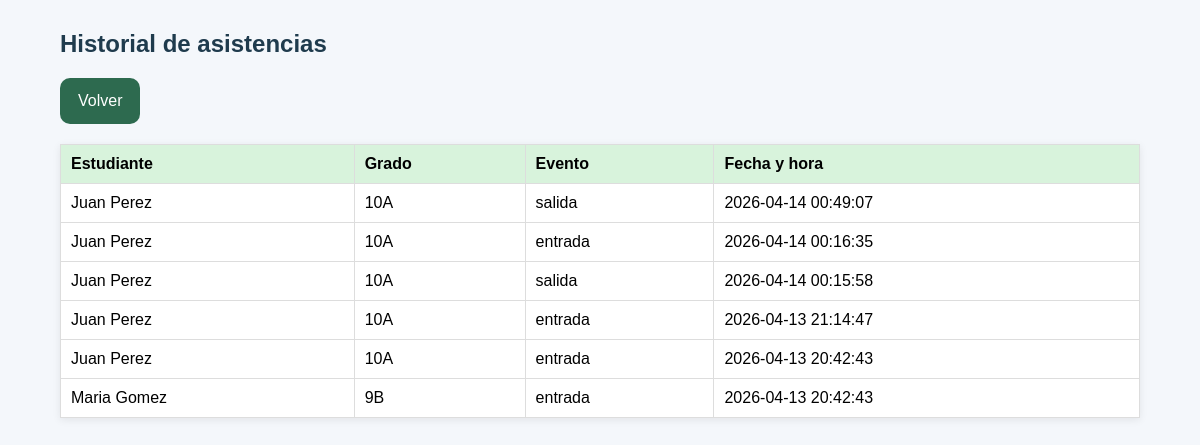
The page /coordinador/historial (signed in) on the database as committed earlier.
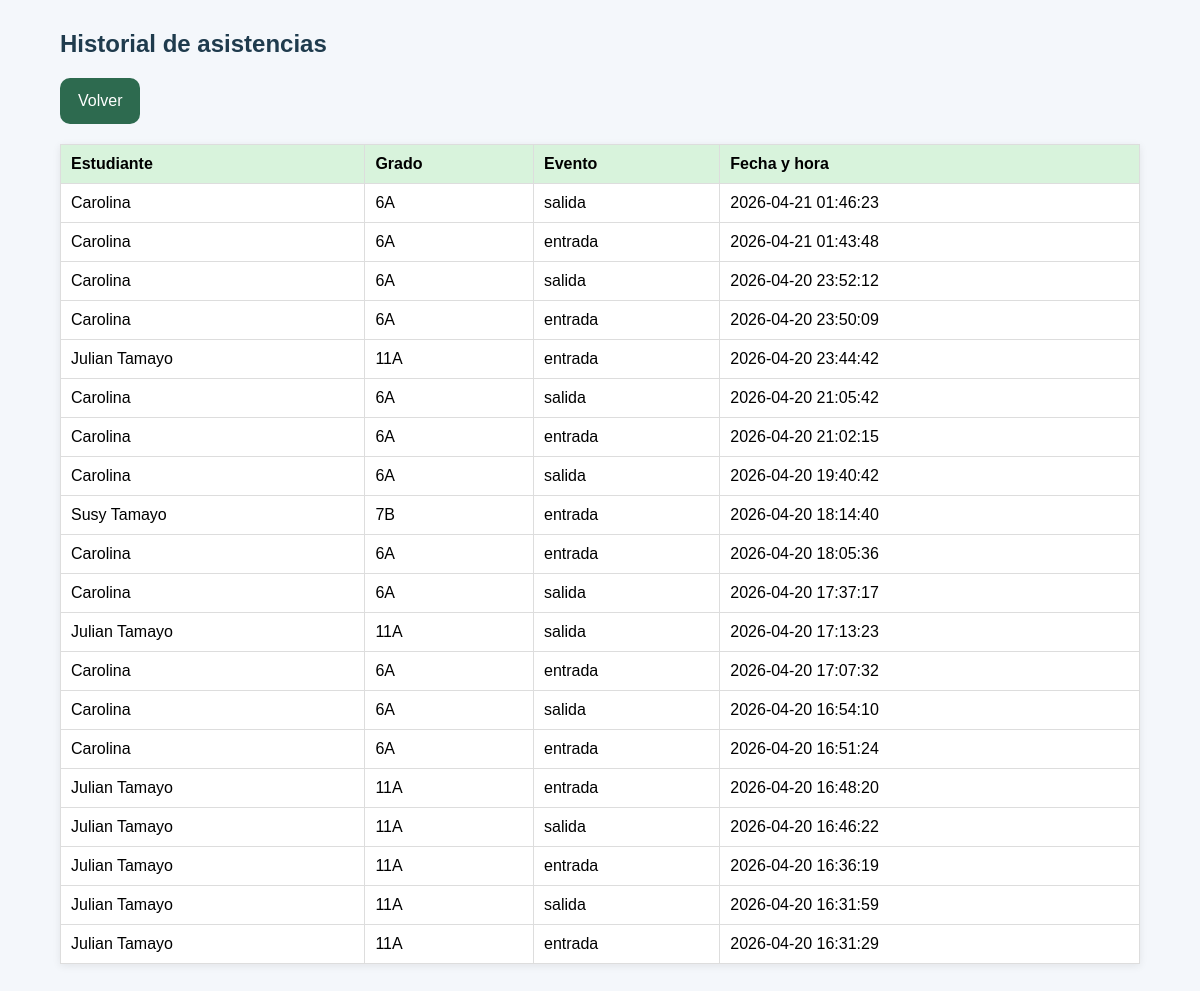
The same page on the database as committed later.
### tables this page shows
CREATE TABLE evento_asistencia (
    id_evento INTEGER PRIMARY KEY AUTOINCREMENT,
    id_estudiante INTEGER,
    id_punto INTEGER,
    tipo TEXT,
    timestamp DATETIME DEFAULT CURRENT_TIMESTAMP,
    estado TEXT,
    created_at DATETIME DEFAULT CURRENT_TIMESTAMP,
    FOREIGN KEY(id_estudiante) REFERENCES estudiante(id_estudiante),
    FOREIGN KEY(id_punto) REFERENCES punto_control(id_punto)
);

CREATE TABLE estudiante (
    id_estudiante INTEGER PRIMARY KEY AUTOINCREMENT,
    documento TEXT,
    nombre TEXT,
    grado TEXT,
    estado TEXT,
    qr_hash TEXT UNIQUE,
    created_at DATETIME DEFAULT CURRENT_TIMESTAMP
);

### web_app.py (the view)
@app.route("/coordinador/historial")
def ver_historial_web():
    if "rol" not in session or session["rol"] not in ["Coordinador", "Administrador", "Rectora"]:
        return redirect(url_for("login"))
    conn = get_connection()
    cursor = conn.cursor()
    cursor.execute("""
        SELECT e.nombre, e.grado, ev.tipo, ev.timestamp
        FROM evento_asistencia ev
        JOIN estudiante e ON ev.id_estudiante = e.id_estudiante
        ORDER BY ev.timestamp DESC
    """)
    historial = cursor.fetchall()
    conn.close()
    return render_template(
        "historial.html",
        historial=historial,
        nombre=session["nombre"]
    )

### config.py (called while the page is built)
def get_connection():
    conn = sqlite3.connect(DATABASE)
    conn.row_factory = sqlite3.Row
    return conn

### templates/historial.html (shortened to what this page needs)
<!DOCTYPE html>
<html lang="es">
<head>
    <link rel="stylesheet" href="{{ url_for('static', filename='css/style.css') }}">
</head>
<body>
    <div class="container">
        <h2>Historial de asistencias</h2>
        <a class="btn" href="{{ url_for('panel_coordinador') }}">Volver</a>
        <table>
            <thead>
                <tr>
                    <th>Estudiante</th>
                    <th>Grado</th>
                    <th>Evento</th>
                    <th>Fecha y hora</th>
                </tr>
            </thead>
            <tbody>
                {% for h in historial %}
                <tr>
                    <td>{{ h.nombre }}</td>
                    <td>{{ h.grado }}</td>
                    <td>{{ h.tipo }}</td>
                    <td>{{ h.timestamp }}</td>
                </tr>
                {% endfor %}
            </tbody>
        </table>
    </div>
</body>
</html>

### static/css/style.css (style rules this page uses)
body { font-family: Arial, sans-serif; background: #f4f7fb; margin: 0; padding: 0; }
.container { width: 90%; max-width: 1100px; margin: 30px auto; }
h1, h2 { color: #1f3b4d; }
.card-link, .btn { display: inline-block; background: #2d6a4f; color: white; text-decoration: none; padding: 14px 18px; border-radius: 10px; text-align: center; border: none; cursor: pointer; }
table { width: 100%; border-collapse: collapse; background: white; margin-top: 20px; box-shadow: 0 2px 8px rgba(0,0,0,0.08); }
table th, table td { border: 1px solid #ddd; padding: 10px; text-align: left; }
table th { background: #d8f3dc; }

Rows that differ between the two databases and show on the page:
removed evento_asistencia: nombre "Juan Perez", grado "10A", tipo "salida", timestamp "2026-04-14 00:49:07"
removed evento_asistencia: nombre "Juan Perez", grado "10A", tipo "entrada", timestamp "2026-04-14 00:16:35"
removed evento_asistencia: nombre "Juan Perez", grado "10A", tipo "salida", timestamp "2026-04-14 00:15:58"
removed evento_asistencia: nombre "Juan Perez", grado "10A", tipo "entrada", timestamp "2026-04-13 21:14:47"
removed evento_asistencia: nombre "Juan Perez", grado "10A", tipo "entrada", timestamp "2026-04-13 20:42:43"
removed evento_asistencia: nombre "Maria Gomez", grado "9B", tipo "entrada", timestamp "2026-04-13 20:42:43"
added evento_asistencia: nombre "Carolina", grado "6A", tipo "salida", timestamp "2026-04-21 01:46:23"
added evento_asistencia: nombre "Carolina", grado "6A", tipo "entrada", timestamp "2026-04-21 01:43:48"
added evento_asistencia: nombre "Carolina", grado "6A", tipo "salida", timestamp "2026-04-20 23:52:12"
added evento_asistencia: nombre "Carolina", grado "6A", tipo "entrada", timestamp "2026-04-20 23:50:09"
added evento_asistencia: nombre "Julian Tamayo", grado "11A", tipo "entrada", timestamp "2026-04-20 23:44:42"
added evento_asistencia: nombre "Carolina", grado "6A", tipo "salida", timestamp "2026-04-20 21:05:42"
added evento_asistencia: nombre "Carolina", grado "6A", tipo "entrada", timestamp "2026-04-20 21:02:15"
added evento_asistencia: nombre "Carolina", grado "6A", tipo "salida", timestamp "2026-04-20 19:40:42"
added evento_asistencia: nombre "Susy Tamayo", grado "7B", tipo "entrada", timestamp "2026-04-20 18:14:40"
added evento_asistencia: nombre "Carolina", grado "6A", tipo "entrada", timestamp "2026-04-20 18:05:36"
added evento_asistencia: nombre "Carolina", grado "6A", tipo "salida", timestamp "2026-04-20 17:37:17"
added evento_asistencia: nombre "Julian Tamayo", grado "11A", tipo "salida", timestamp "2026-04-20 17:13:23"
added evento_asistencia: nombre "Carolina", grado "6A", tipo "entrada", timestamp "2026-04-20 17:07:32"
added evento_asistencia: nombre "Carolina", grado "6A", tipo "salida", timestamp "2026-04-20 16:54:10"
added evento_asistencia: nombre "Carolina", grado "6A", tipo "entrada", timestamp "2026-04-20 16:51:24"
added evento_asistencia: nombre "Julian Tamayo", grado "11A", tipo "entrada", timestamp "2026-04-20 16:48:20"
added evento_asistencia: nombre "Julian Tamayo", grado "11A", tipo "salida", timestamp "2026-04-20 16:46:22"
added evento_asistencia: nombre "Julian Tamayo", grado "11A", tipo "entrada", timestamp "2026-04-20 16:36:19"
added evento_asistencia: nombre "Julian Tamayo", grado "11A", tipo "salida", timestamp "2026-04-20 16:31:59"
added evento_asistencia: nombre "Julian Tamayo", grado "11A", tipo "entrada", timestamp "2026-04-20 16:31:29"
